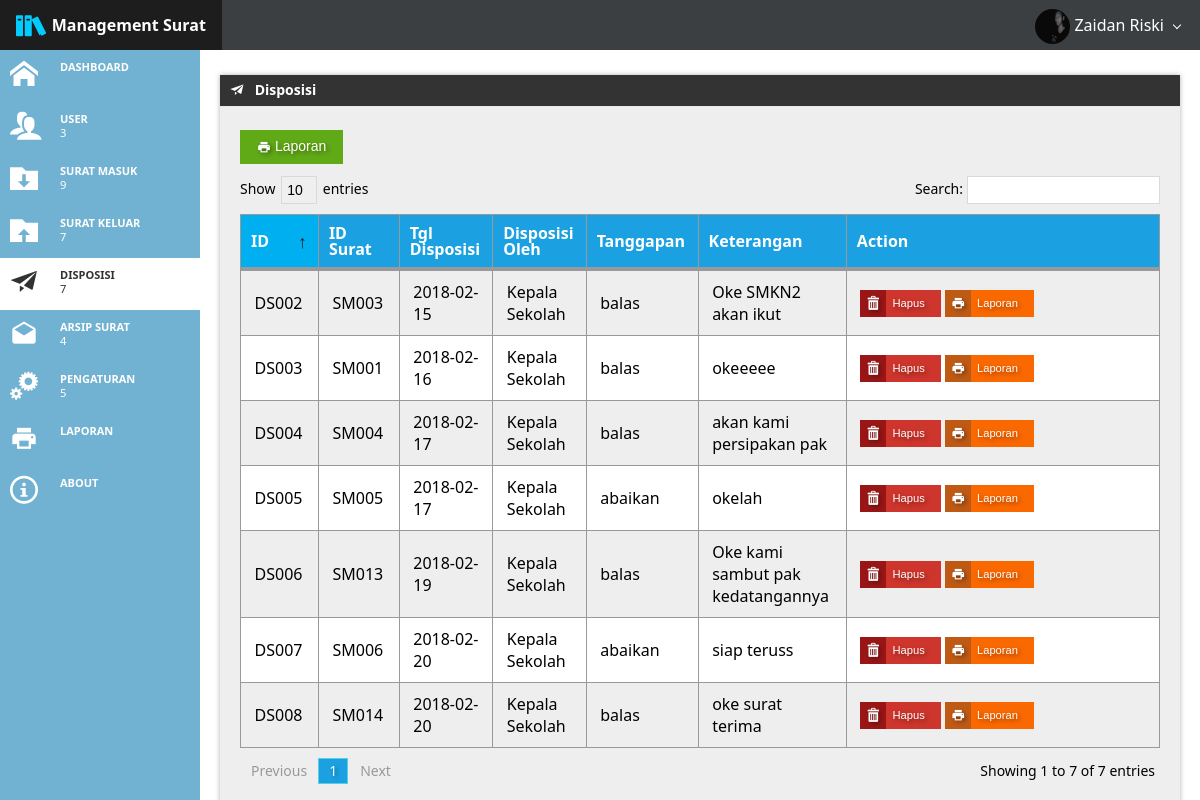
The page /disposisisurat.php (signed in) on the database its author committed.
### tables this page shows
CREATE TABLE IF NOT EXISTS `user` (
  `id` varchar(5) NOT NULL,
  `username` varchar(50) NOT NULL,
  `password` varchar(50) NOT NULL,
  `fullname` varchar(255) NOT NULL,
  `level` varchar(20) NOT NULL,
  `jabatan` varchar(255) NOT NULL,
  `picture` varchar(255) NOT NULL DEFAULT 'avatar.png'
);

CREATE TABLE IF NOT EXISTS `disposition` (
  `id` varchar(5) NOT NULL,
  `disposition_at` date NOT NULL,
  `reply_at` varchar(50) NOT NULL,
  `description` varchar(255) NOT NULL,
  `notification` varchar(255) NOT NULL,
  `mailid` varchar(5) NOT NULL,
  `userid` varchar(5) NOT NULL,
  `status` varchar(100) NOT NULL DEFAULT 'sudah'
);

### disposisisurat.php (the view, shortened to what this page needs)
<html>
<head lang="en">
        <link href="css/metro.css" rel="stylesheet">
    <link href="css/metro-icons.css" rel="stylesheet">
    <link href="css/metro-responsive.css" rel="stylesheet">
    <link href="css/metro-schemes.css" rel="stylesheet">
    <link href="css/docs.css" rel="stylesheet">
</head>
<body>
<?php
 require_once("koneksi.php");
if(!isset($_SESSION['username'])) {
header("location:login.php"); }
else{
    $username = $_SESSION['username'];
}
$sql = "SELECT id, fullname, level, picture FROM user WHERE username = '$username'";
$result = mysqli_query($conn, $sql);
if (mysqli_num_rows($result) > 0) {
    while($row = mysqli_fetch_assoc($result)) {
        $fullname = $row["fullname"];
        $picture = $row["picture"];
    }
}
?>
    <?php
    require_once("judul.php");
    ?>
    <div class="page-content">
        <div class="flex-grid no-responsive-future container" style="height: 100%;">
            <div class="row" style="height: 100%">
                <?php
                require_once("sidebar.php");
                ?>
                <div class="cell auto-size padding20 no-padding-top bg-white container" id="cell-content div1" style="overflow: scroll;">
                    <div class="window" style="margin-top:25px;">
                            <div class="window-caption bg-grayDark fg-white">
                                <span class="window-caption-icon"><span class="mif-paper-plane"></span></span>
                                <span class="window-caption-title">Disposisi</span>
                            </div>
                            <div class="window-content bg-grayLighter padding20" style="height: auto;">
                            <a href="laporan/lapdispos.php" target="_blank"><button class="button success text-shadow" onclick="return confirm('Cetak Laporan?')" ><span class="mif-print"></span> Laporan</button></a>
                                    <table class="table dataTable striped hovered cell-hovered border bordered" data-role="datatable" data-searching="true" id="tableuser" >
                                        <thead class="bg-blue">
                                        <tr>
                                            <td class="fg-white bg-blue">ID</td>
                                            <td class="fg-white bg-cyan" style="width: 20px;">ID Surat</td>
                                            <td class="fg-white bg-cyan">Tgl Disposisi</td>
                                            <td class="fg-white bg-cyan">Disposisi Oleh</td>
                                            <td class="fg-white bg-cyan">Tanggapan</td>
                                            <td class="fg-white bg-cyan">Keterangan</td>
                                            <td style="width:330px;" class="fg-white bg-cyan">Action</td>
                                        </tr>
                                        </thead>
                                        <?php
                                            $sql = "SELECT * FROM disposition";
                                            $result = mysqli_query($conn, $sql);
                                            if ($result->num_rows > 0) {
                                                 while($row = $result->fetch_assoc()) {
                                        ?>
                                        <tr>
                                            <td style="width: 15px;"><?php echo $row["id"]; ?></td>
                                            <td><?php echo $row["mailid"] ?></td>
                                            <td><?php echo $row["disposition_at"]; ?></td>
                                            <td><?php echo $row["reply_at"]; ?></td>
                                            <td><?php echo $row["notification"]; ?></td>
                                            <td><?php echo $row["description"]; ?></td>
                                            <td style="width: 50px">
                                                <a href="deletedisposisi.php?id=<?php echo $row["mailid"]; ?>"><button class="image-button small-button bg-red fg-white text-shadow" onclick="return confirm('Apakah Anda Yakin Untuk Menghapus disposisi?')">
                                                Hapus
                                                <span class="icon mif-bin bg-darkRed"></span>
                                                </button></a>
                                                <a href="laporan/disposisi.php?id=<?php echo $row["mailid"]; ?>" target="_blank"><button class="image-button small-button bg-orange fg-white text-shadow" onclick="return confirm('Cetak Laporan?')">
                                                Laporan
                                                <span class="icon mif-print bg-darkOrange"></span>
                                                </button></a>
                                            </td>
                                        </tr>
                                        <?php
                                    }
                                }
                                        ?>
                                    </table>
                                    <br />
                                    <br />
                            </div>
                        </div>
                </div>
            </div>
        </div>
    </div>
</body>
</html>

### judul.php (shortened to what this page needs)
<div class="app-bar fixed-top darcula" data-role="appbar" id="judul">
        <a class="app-bar-element branding" id="judul2"><span class="mif-books mif-2x fg-lighterBlue"></span> <b>Management Surat</b></a>
        <div class="app-bar-element place-right" id="judul2">
           <span class="dropdown-toggle"><img src="<?php echo "img/$picture"; ?>" id="gambarpp"> <?php echo $fullname;?></span>
        </div>
    </div>

### css/metro-responsive.css (style rules this page uses)
@media screen and (max-width: 1400px) { html { font-size: 110%; } }
@media screen and (max-width: 1200px) { html { font-size: 100%; } }

### css/metro-schemes.css (style rules this page uses)
.app-bar.darcula { background-color: #3c3f41; }
.app-bar.darcula .app-bar-element .dropdown-toggle:before, .app-bar.darcula .app-bar-menu li .dropdown-toggle:before { border-color: #ffffff; }

### css/docs.css (style rules this page uses)
.page-content { padding-top: 48px; }

### disposisisurat.php (style rules this page uses)
html, body { height: 100%; }
body { background-color: #F0F0F0; overflow: hidden; }
.page-content { padding-top: 3.125rem; min-height: 100%; height: 100%; }
#tableuser { font-size: 16px; background-color: white; padding-bottom: 50px; }

### judul.php (style rules this page uses)
#gambarpp { width: 35px; height: 35px; border-radius: 50%; margin: auto; }

### rows shown on the page
user: picture (picture), fullname "Zaidan Riski"
disposition: id "DS002", mailid "SM003", disposition_at "2018-02-15", reply_at "Kepala Sekolah", notification "balas", description "Oke SMKN2 akan ikut"
disposition: id "DS003", mailid "SM001", disposition_at "2018-02-16", reply_at "Kepala Sekolah", notification "balas", description "okeeeee"
disposition: id "DS004", mailid "SM004", disposition_at "2018-02-17", reply_at "Kepala Sekolah", notification "balas", description "akan kami persipakan pak"
disposition: id "DS005", mailid "SM005", disposition_at "2018-02-17", reply_at "Kepala Sekolah", notification "abaikan", description "okelah"
disposition: id "DS006", mailid "SM013", disposition_at "2018-02-19", reply_at "Kepala Sekolah", notification "balas", description "Oke kami sambut pak kedatangannya"
disposition: id "DS007", mailid "SM006", disposition_at "2018-02-20", reply_at "Kepala Sekolah", notification "abaikan", description "siap teruss"
disposition: id "DS008", mailid "SM014", disposition_at "2018-02-20", reply_at "Kepala Sekolah", notification "balas", description "oke surat terima"

### other values the page prints
mysqli_num_rows($result) "3"
mysqli_num_rows($result) "9"
mysqli_num_rows($result) "7"
mysqli_num_rows($result) "4"
mysqli_num_rows($result) "5"
